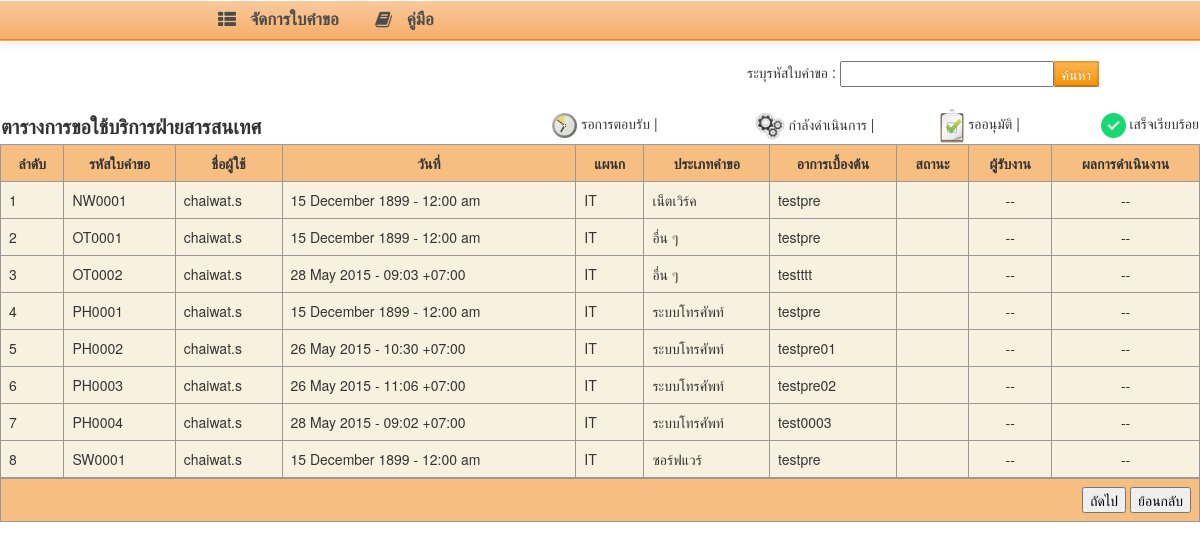
Screenshot of /request.php with the database file from the repository.
### tables this page shows
CREATE TABLE `tbrequest` (
  `id` varchar(15) NOT NULL DEFAULT '0',
  `username` varchar(45) DEFAULT NULL,
  `dtadd` varchar(45) DEFAULT NULL,
  `depart` varchar(45) DEFAULT NULL,
  `cat` varchar(45) DEFAULT NULL,
  `preliminary` varchar(45) DEFAULT NULL,
  `status` varchar(45) DEFAULT NULL,
  `adminname` varchar(45) DEFAULT NULL,
  `result` varchar(45) DEFAULT NULL,
  `dtcom` varchar(45) DEFAULT NULL,
  PRIMARY KEY (`id`)
);

### request.php (the view, shortened to what this page needs)
<!DOCTYPE html>
<html lang="en">
  <head>
    <link href="css/bootstrap.css" rel="stylesheet">
    <link rel="stylesheet" type="text/css" href="css/table.css">
    <link href="css/form.css" rel="stylesheet">
  </head>
  <body>
    <div class="navbar navbar-inverse navbar-fixed-top">
      <div class="navbar-inner">
        <div class="container-fluid">
          <link rel="stylesheet" type="text/css" href="Administration/menu_files/swimbi.css"/>
            <div id="swimbi">
                <ul>
                    <li id="lifirst"><a data-icon="&#xF00B;" href="http://">จัดการใบคำขอ</a>
                    </li>
                    <li id="lilast"><a data-icon="&#xF02D;" href="http://">คู่มือ</a>
                    </li>
                </ul>
            </div>
            <p class="navbar-text pull-right">
            </p>
          </div>
        </div>
      </div>
    <br><br><br>
      <table width="1000px" align="center" border="0">
      <tr align="right">
         <td>ระบุรหัสใบคำขอ : <input><button class="btn-warning">ค้นหา</button></td>
        </tr>
        </table>
        <br>
      <table width="1200px" align="center" border="0">
      <tr>
      <?php
        $icowait = "<img src = 'iconstat/wait.png'width=25px>";
        $icoprocess = "<img src = 'iconstat/processing.png'width=30px>";
        $icocheck = "<img src = 'iconstat/checking.png'width=24px>";
        $icocomplete = "<img src = 'iconstat/complete.png'width=25px>";
      ?>
      <td style="font-size:20px"><strong>ตารางการขอใช้บริการฝ่ายสารสนเทศ</strong></td>
      <td align="right"><?php echo $icowait; ?> รอการตอบรับ |</td>
      <td align="right"><?php echo $icoprocess; ?> กำลังดำเนินการ |</td>
      <td align="right"><?php echo $icocheck; ?> รออนุมัติ |</td>
      <td align="right"><?php echo $icocomplete; ?> เสร็จเรียบร้อย</td>
    </tr>
      </table>
      <table width="1200px" class="imagetable" align="center" border="1px">
      <tr>
          <th>ลำดับ</th>
          <th>รหัสใบคำขอ</th>
          <th>ชื่อผู้ใช้</th>
          <th>วันที่</th>
          <th>แผนก</th>
          <th>ประเภทคำขอ</th>
          <th>อาการเบื้องต้น</th>
          <th>สถานะ</th>
          <th>ผู้รับงาน</th>
          <th>ผลการดำเนินงาน</th>
        </tr>
        <?php
        $sql="select*from tbrequest";
      $query=mysql_query($sql);
      $n=1;
       while($result = mysql_fetch_array($query)){
          $reqid=$result["id"];
          $uname=$result["username"];
          $date=$result["dtadd"];
          $dep=$result["depart"];
          $cat=$result["cat"];
          $prel=$result["preliminary"];
          $amn=$result["adminname"];
          $res=$result["result"];
        ?>
        <td><?php echo $n++; ?> </td>
        <td><?php echo $reqid ?></td>
        <td><?php echo $uname ?></td>
        <td><?php echo $date ?></td>
        <td>
      <?php
        if($dep=="01") {
          echo "IT";
        }
      ?>
        </td>
        <td>
          <?php
            if ($cat=="01") {
              echo "ระบบโทรศัพท์";
            }
            else if ($cat=="02") {
              echo "ฮาร์ดแวร์";
            }
            else if ($cat=="03") {
              echo "ซอร์ฟแวร์";
            }
            else if ($cat=="04") {
              echo "เน็ตเวิร์ค";
            }
            else if ($cat=="05") {
              echo "อื่น ๆ";
            }
          ?>
        </td>
        <td><?php echo $prel; ?></td>
        <td align="center">
        </td>
        <td align="center">
          <?php
            if ($amn=="") {
              echo "--";
            }
            else
              echo $amn;
          ?>
        </td>
        <td align="center">
        <?php
          if ($res=="") {
            echo "--";
          }
          else
            echo $res;
        ?>
        </td>
     <?php } ?>
     </table>
    <table class="imagetable" width="1200" align="center">
    <th align="right">
      <button>ถัดไป</button></td>
      <button>ย้อนกลับ</button></td>
      </th>
    </table>
  </body>
</html>

### css/table.css (style rules this page uses)
table.imagetable th { background:#F7BE81; border-width: 1px; padding: 8px; border-style: solid; border-color: #999999; }
table.imagetable td { background:#F7F2E0; border-width: 1px; padding: 8px; border-style: solid; border-color: #999999; }

### Administration/menu_files/swimbi.css (style rules this page uses)
#swimbi { padding: 0px 0px 0px 0px; position: absolute; width: 85%; vertical-align: center; text-align: left; z-index: 9999; font-style: normal; font-variant: normal; font-weight: bold; left: 0px; }
#swimbi ul { float: left; padding: 0 0 0 200px; border-radius: 0px; box-shadow: 0px 1px 13px 0px rgba(255,255,255,0); margin: 0; width: 100%; text-align: none; list-style: none; position: relative; white-space: nowrap; display: inline-table; font-size: 0px; }
#swimbi a { font-family: Arial, Helvetica, sans-serif !important; }
#swimbi>ul>li { display: inline-block; vertical-align: top; font-size: 17px; position: relative; }
#swimbi ul li a { display: block; text-decoration: none; white-space: nowrap; }
#swimbi>ul>li>a { padding: 0px 18px; line-height: 40px; height: 40px; color: #4c4c4c; }
#swimbi ul>li>a:before, #swimbi>ul>li>a:after { color: #4c4c4c; font-family: FontAwesome; pointer-events: none; text-align: center; line-height: 40px; font-size: 18px; padding: 0 14px 0 0; font-style:normal; font-variant:normal; font-weight:normal; float:left; content:attr(data-icon); visibility:hidden; }
#swimbi>ul>li>a:after { visibility:visible; position:absolute; top:0; padding: 0; text-shadow: -1px -1px 0 rgba(255,255,255,0); left: 18px; transition: all .25s ease-out; transform: scale(4) translateX(15%) translateY(-7%);-webkit-transform: scale(4) translateX(15%) translateY(-7%);-ms-transform: scale(4) translateX(15%) translateY(-7%); opacity: 0; }
#swimbi>ul>li>a:before, #swimbi>ul>li>a:after { width: 18px; }
#swimbi>ul>li>a:before { color: #4c4c4c; visibility:visible; text-shadow: -1px -1px 0 rgba(255,255,255,0); }
.navbar-text { margin-bottom: 0; line-height: 40px; color: #777777; }
.navbar-inverse .navbar-text { color: #3F3F3F; }
p { margin: 0 0 10px; }

### rows the page displays
tbrequest: id "NW0001", username "chaiwat.s", dtadd "15 December 1899 - 12:00 am", depart "IT", cat "เน็ตเวิร์ค", preliminary "testpre"
tbrequest: id "OT0001", username "chaiwat.s", dtadd "15 December 1899 - 12:00 am", depart "IT", cat "อื่น ๆ", preliminary "testpre"
tbrequest: id "OT0002", username "chaiwat.s", dtadd "28 May 2015 - 09:03 +07:00", depart "IT", cat "อื่น ๆ", preliminary "testttt"
tbrequest: id "PH0001", username "chaiwat.s", dtadd "15 December 1899 - 12:00 am", depart "IT", cat "ระบบโทรศัพท์", preliminary "testpre"
tbrequest: id "PH0002", username "chaiwat.s", dtadd "26 May 2015 - 10:30 +07:00", depart "IT", cat "ระบบโทรศัพท์", preliminary "testpre01"
tbrequest: id "PH0003", username "chaiwat.s", dtadd "26 May 2015 - 11:06 +07:00", depart "IT", cat "ระบบโทรศัพท์", preliminary "testpre02"
tbrequest: id "PH0004", username "chaiwat.s", dtadd "28 May 2015 - 09:02 +07:00", depart "IT", cat "ระบบโทรศัพท์", preliminary "test0003"
tbrequest: id "SW0001", username "chaiwat.s", dtadd "15 December 1899 - 12:00 am", depart "IT", cat "ซอร์ฟแวร์", preliminary "testpre"
